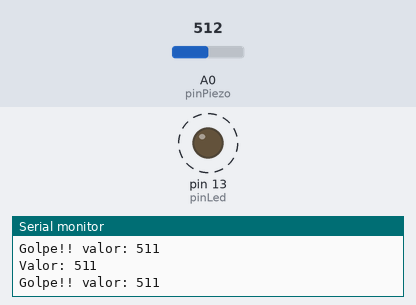
Recording of a sketch running on a simulated Arduino Uno, built with avr-gcc and run on an emulated ATmega328P. On the bench: output pins drawn as LEDs (lit = HIGH), the last lines printed to the serial monitor. Dashed ring = blinking. Inputs (shaded band) come from the test bench; at power-on: A0 (pinPiezo) = 512.

Above: at 1.9 s.
2.0 s: A0 (pinPiezo) set to 916
3.7 s: A0 (pinPiezo) set to 932
At 4.3 s:
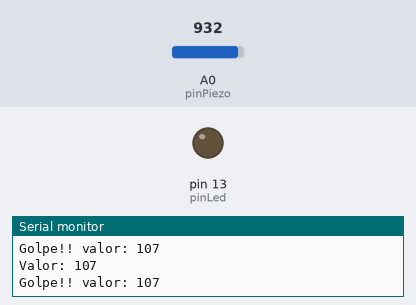
5.2 s: A0 (pinPiezo) set to 900
At 6.0 s:
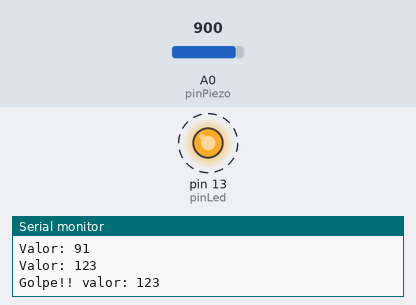
9.5 s: A0 (pinPiezo) set to 1023
At 10.0 s:
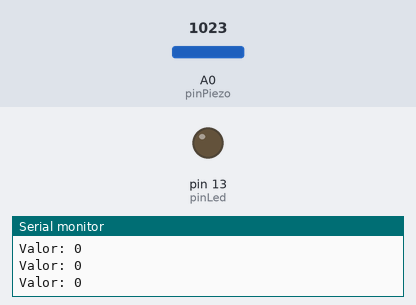
Timing chart, 0 to 12.0 s (numbered marks = the images above; inputs shaded):
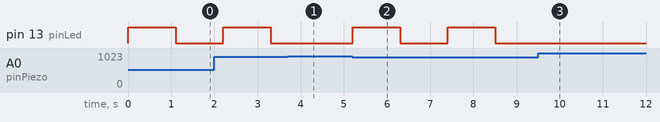

The sketch:

lecturaPiezoElectrico.ino
```cpp
const int pinLed   =  13;     // led conectado al pin digital 13
const int pinPiezo =  A0;    // piezo conectado al pin analogico  0
// declaramos una constante con el valor del umbral
const int umbral   = 100;    // valor umbral para detectar un golpe
// declaramos las variables para los valores de lectura y estdo del led
int lecturaSensor = 0;       // variable para gaurdar el valor del sensor
int estadoLed     = 0;       // variable pra guaradar el estado del led

void setup() {
   pinMode(pinLed, OUTPUT);   // inicializamos el pin del led como salida - OUTPUT
   Serial.begin(9600);        // inicializamos la comunicacion serial
}

void loop() {
   // leemos el valor del sensor en lecturaSensor
   lecturaSensor = analogRead(pinPiezo);
   lecturaSensor = (lecturaSensor - 1023) * (-1);
   Serial.print("Valor: ");
   Serial.println(lecturaSensor);
   // si el valor del sensor es mayor que el umbral
   if (lecturaSensor >= umbral) {
       // cambiamos el estado del led
       estadoLed = 1 - estadoLed;
       // y actualizamos la salida del pin del led
       digitalWrite(pinLed, estadoLed);
       // Y mandamos un "Golpe!!" a la computadora por el serial
       Serial.print("Golpe!! valor: ");
       Serial.println(lecturaSensor);
       delay(1000);
     }
   delay(100);
}
```

Measured:
- the behaviour switches between 923 and 924 on A0 (pinPiezo) (found by bisection; images 0 and 1)
- after the input at 3.7 s, pin 13 (pinLed): stays LOW (without the input it goes to HIGH after 0.70 s)
- after the input at 5.2 s, pin 13 (pinLed): alternates HIGH for 1.1 s and LOW for 1.1 s, starting at once
- after the input at 9.5 s, pin 13 (pinLed): stays LOW (without the input it goes to HIGH after 0.11 s)
